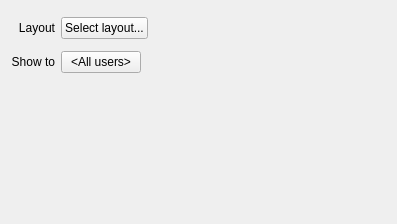
<?xml version="1.0" encoding="UTF-8"?>
<ui version="4.0">
 <class>OpenLayoutActionWidget</class>
 <widget class="QWidget" name="OpenLayoutActionWidget">
  <property name="geometry">
   <rect>
    <x>0</x>
    <y>0</y>
    <width>397</width>
    <height>224</height>
   </rect>
  </property>
  <property name="windowTitle">
   <string/>
  </property>
  <layout class="QGridLayout" name="gridLayout">
   <property name="sizeConstraint">
    <enum>QLayout::SetMinimumSize</enum>
   </property>
   <item row="1" column="0">
    <widget class="QLabel" name="usersLabel">
     <property name="text">
      <string>Layout</string>
     </property>
     <property name="alignment">
      <set>Qt::AlignRight|Qt::AlignTrailing|Qt::AlignVCenter</set>
     </property>
    </widget>
   </item>
   <item row="3" column="0">
    <widget class="QLabel" name="label">
     <property name="text">
      <string>Show to</string>
     </property>
     <property name="alignment">
      <set>Qt::AlignRight|Qt::AlignTrailing|Qt::AlignVCenter</set>
     </property>
    </widget>
   </item>
   <item row="3" column="1">
    <layout class="QHBoxLayout" name="horizontalLayout_2">
     <property name="leftMargin">
      <number>0</number>
     </property>
     <item>
      <widget class="QPushButton" name="selectUsersButton">
       <property name="text">
        <string notr="true">&lt;All users&gt;</string>
       </property>
      </widget>
     </item>
     <item>
      <spacer name="horizontalSpacer_2">
       <property name="orientation">
        <enum>Qt::Horizontal</enum>
       </property>
       <property name="sizeHint" stdset="0">
        <size>
         <width>40</width>
         <height>20</height>
        </size>
       </property>
      </spacer>
     </item>
    </layout>
   </item>
   <item row="1" column="1">
    <layout class="QHBoxLayout" name="horizontalLayout">
     <property name="leftMargin">
      <number>0</number>
     </property>
     <item>
      <widget class="QPushButton" name="selectLayoutButton">
       <property name="text">
        <string>Select layout...</string>
       </property>
      </widget>
     </item>
     <item>
      <spacer name="horizontalSpacer">
       <property name="orientation">
        <enum>Qt::Horizontal</enum>
       </property>
       <property name="sizeHint" stdset="0">
        <size>
         <width>40</width>
         <height>20</height>
        </size>
       </property>
      </spacer>
     </item>
    </layout>
   </item>
   <item row="6" column="1">
    <spacer name="verticalSpacer">
     <property name="orientation">
      <enum>Qt::Vertical</enum>
     </property>
     <property name="sizeHint" stdset="0">
      <size>
       <width>20</width>
       <height>40</height>
      </size>
     </property>
    </spacer>
   </item>
   <item row="2" column="1">
    <widget class="QnWordWrappedLabel" name="warningForLayouts" native="true"/>
   </item>
   <item row="4" column="1">
    <widget class="QnWordWrappedLabel" name="warningForUsers" native="true"/>
   </item>
   <item row="0" column="0" colspan="2">
    <widget class="nx::vms::client::desktop::RewindForWidget" name="rewindForWidget" native="true"/>
   </item>
  </layout>
 </widget>
 <customwidgets>
  <customwidget>
   <class>QnWordWrappedLabel</class>
   <extends>QWidget</extends>
   <header location="global">ui/widgets/word_wrapped_label.h</header>
   <container>1</container>
  </customwidget>
  <customwidget>
   <class>nx::vms::client::desktop::RewindForWidget</class>
   <extends>QWidget</extends>
   <header location="global">nx/vms/client/desktop/event_rules/widgets/rewind_for_widget.h</header>
   <container>1</container>
  </customwidget>
 </customwidgets>
 <resources/>
 <connections/>
</ui>
